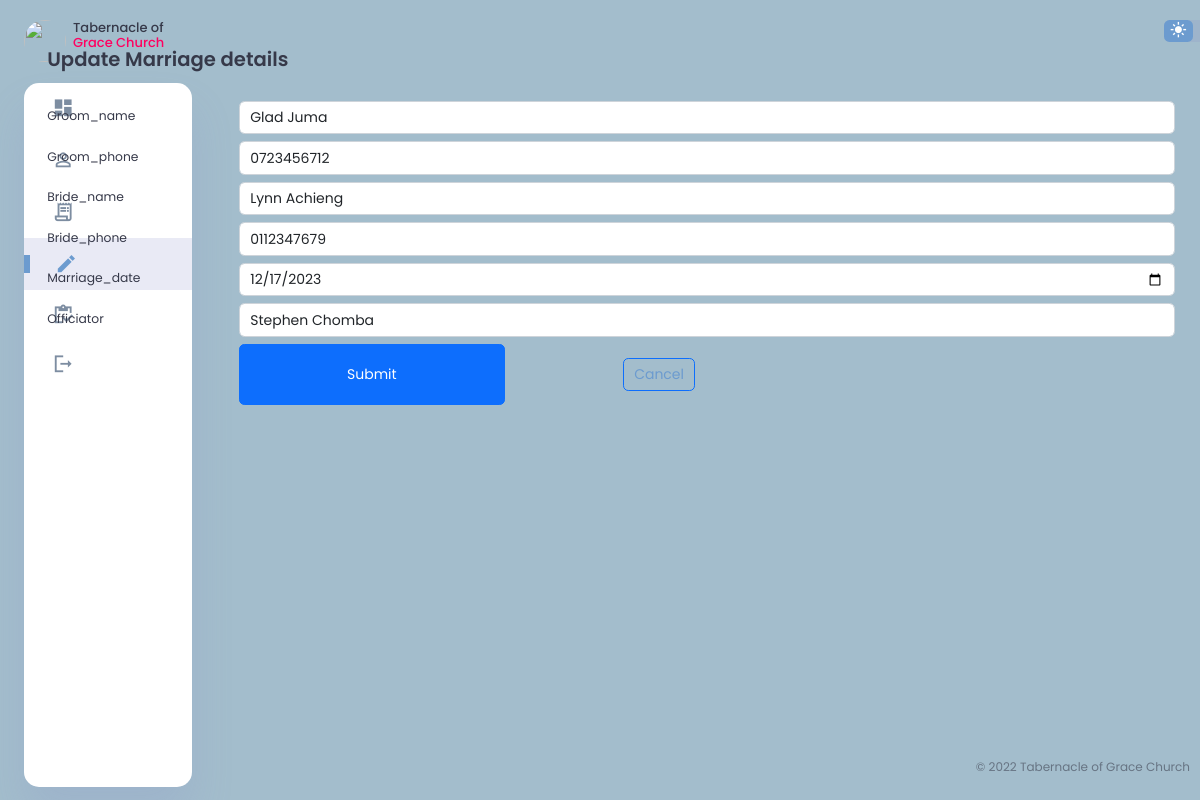
The page /edit_Marriage.php?ID=1 on the database its author committed.
### tables this page shows
CREATE TABLE `marriage` (
  `ID` int(11) NOT NULL,
  `Groom_name` varchar(40) NOT NULL,
  `Groom_phone` varchar(15) NOT NULL,
  `Bride_name` varchar(40) NOT NULL,
  `Bride_phone` varchar(15) NOT NULL,
  `Marriage_date` date NOT NULL,
  `Officiator` varchar(40) NOT NULL
);

### edit_Marriage.php (the view, shortened to what this page needs)
<?php
  @include 'dbconnection.php';
  $Groom_name = "";
  $Groom_phone = "";
  $Bride_name = "";
  $Bride_phone ="";
  $Marriage_date ="";
  $Officiator ="";
  if($_SERVER['REQUEST_METHOD'] == 'GET'){
    $ID = $_GET["ID"];
    $sql ="SELECT * FROM marriage WHERE ID=$ID";
    $result = $conn ->query($sql);
    $row = $result ->fetch_assoc();
    $Groom_name = $row["Groom_name"];
    $Groom_phone = $row["Groom_phone"];
    $Bride_name = $row["Bride_name"];
    $Bride_phone = $row["Bride_phone"];
    $Marriage_date = $row["Marriage_date"];
    $Officiator = $row["Officiator"];
  }
?>
<!DOCTYPE html>
<html lang="en">
<head>
  <link rel="stylesheet" href="	https://cdn.jsdelivr.net/npm/bootstrap@5.2.2/dist/css/bootstrap.min.css">
  <link rel="stylesheet" href="Styles/footer.css">
  <link rel="stylesheet" href="Styles/dashboard.css">
</head>
<body>
  <div class="edit_Marriage">
    <aside>
      <div class="toggle">
        <div class="logo">
          <img src="images/logo.jpg">
          <h4>Tabernacle of <span class="danger">Grace Church</span></h4>
        </div>
      </div>
      <div class="sidebar">
          <a href="dashboard.php">
            <span class="material-icons-sharp">
            </span>
          </a>
          <a href="register.php">
            <span class="material-icons-sharp">
            </span>
          </a>
          <a href="Bank.php">
            <span class="material-icons-sharp">
            </span>
          </a>
          <a href="event.php" class="active">
            <span class="material-icons-sharp">
            </span>
          </a>
          <a href="inventory.php">
              <span class="material-icons-sharp">
              </span>
          </a>
          <a href="index.php">
            <span class="material-icons-sharp">
            </span>
          </a>
      </div>
    </aside>
    <main>
      <div class="recent-orders">
        <div class="containe">
        <h2>Update Marriage details</h2>
        <br>
        <form method="post">
          <div class="row mb-2">
            <label class="col-sm-2 col-form-label">Groom_name</label>
            <div class="col sm 6">
              <input type="text" class="form-control" name="Groom_name" value="<?php echo $Groom_name; ?>">
            </div>
          </div>
          <div class="row mb-2">
            <label class="col-sm-2 col-form-label">Groom_phone</label>
            <div class="col sm 6">
              <input type="text" class="form-control" name="Groom_phone" value="<?php echo $Groom_phone; ?>">
            </div>
          </div>
          <div class="row mb-2">
            <label class="col-sm-2 col-form-label">Bride_name</label>
            <div class="col sm 6">
              <input type="text" class="form-control" name="Bride_name" value="<?php echo $Bride_name; ?>">
            </div>
          </div>
          <div class="row mb-2">
            <label class="col-sm-2 col-form-label">Bride_phone</label>
            <div class="col sm 6">
              <input type="text" class="form-control" name="Bride_phone" value="<?php echo $Bride_phone; ?>">
            </div>
          </div>
          <div class="row mb-2">
            <label class="col-sm-2 col-form-label">Marriage_date</label>
            <div class="col sm 6">
              <input type="date" class="form-control" name="Marriage_date" value="<?php echo $Marriage_date; ?>">
            </div>
          </div>
          <div class="row mb-2">
            <label class="col-sm-2 col-form-label">Officiator</label>
            <div class="col sm 5">
              <select class="form-control" name="Officiator" value="value="<?php echo $Officiator; ?>">
                <option class="dropdown-item" value="Stephen Chomba">Stephen Chomba</option>
              </select>
            </div>
          </div>
          <div class="row mb-2">
            <div class="offset-sm-2 col-sm-3 d-grid">
              <button class="btn btn-primary">Submit</button>
            </div>
            <div class="col-sm-3 d-grid">
              <a href="event.php" class="btn btn-outline-primary" role="button">Cancel</a>
            </div>
          </div>
        </form>
        </div>
      </div>
    </main>
    <div class="right-section">
      <div class="nav">
        <div class="dark-mode">
          <span class="material-icons-sharp active">
          </span>
          <span class="material-icons-sharp">
          </span>
        </div>
      </div>
    </div>
  </div>
  <footer class="foot">
    <p>&copy; 2022 Tabernacle of Grace Church</p>
  </footer>
</body>
</html>

### Styles/footer.css (style rules this page uses)
.foot { position: fixed; bottom: 0; right: 0; font-size: 12px; padding: 10px; font-weight: 400; }

### Styles/dashboard.css (style rules this page uses)
:root { --color-primary: #6C9BCF; --color-danger: #FF0060; --color-success: #1B9C85; --color-warning: #F7D060; --color-white: #fff; --color-info-dark: #7d8da1; --color-dark: #363949; --color-light: rgba(132, 139, 200, 0.18); --color-dark-variant: #677483; --color-background: #a3bdcc; --card-border-radius: 2rem; --border-radius-1: 0.4rem; --border-radius-2: 1.2rem; --card-padding: 1.8rem; --padding-1: 1.2rem; --box-shadow: 0 2rem 3rem var(--color-light); }
* { margin: 0; padding: 0; outline: 0; border: 0; text-decoration: none; box-sizing: border-box; }
html { font-size: 14px; }
body { width: 100vw; height: 100vh; font-family: 'Poppins', sans-serif; font-size: 0.88rem; user-select: none; overflow-x: hidden; color: var(--color-dark); background-color: var(--color-background); }
a { color: var(--color-dark); }
img { display: block; width: 100%; object-fit: cover; border-radius: 50%; }
h2 { font-weight: 600; font-size: 1.4rem; }
p { color: var(--color-dark-variant); }
.danger { color: var(--color-danger); }
aside { height: 100vh; }
aside .toggle { display: flex; align-items: center; justify-content: space-between; margin-top: 1.4rem; }
aside .toggle .logo { display: flex; gap: 0.5rem; }
aside .logo img { width: 3rem; height: 3rem; border-radius: 50px; }
aside .sidebar { display: flex; flex-direction: column; background-color: var(--color-white); box-shadow: var(--box-shadow); border-radius: 15px; height: 88vh; position: relative; top: 1.5rem; transition: all 0.3s ease; }
aside .sidebar a { display: flex; align-items: center; color: var(--color-info-dark); height: 3.7rem; gap: 1rem; position: relative; margin-left: 2rem; transition: all 0.3s ease; }
aside .sidebar a span { font-size: 1.6rem; transition: all 0.3s ease; }
aside .sidebar a:last-child { position: absolute; bottom: 2rem; width: 100%; }
aside .sidebar a.active { width: 100%; color: var(--color-primary); background-color: var(--color-light); margin-left: 0; }
aside .sidebar a.active::before { content: ''; width: 6px; height: 18px; background-color: var(--color-primary); }
aside .sidebar a.active span { color: var(--color-primary); margin-left: calc(1rem - 3px); }
main { margin-top: 1.4rem; }
main .recent-orders { margin-top: 1.3rem; }
main .recent-orders h2 { margin-bottom: 0.8rem; }
main .recent-orders a { text-align: center; display: block; margin: 1rem auto; color: var(--color-primary); }
.right-section { margin-top: 1.4rem; }
.right-section .nav { display: flex; justify-content: center; gap: 2rem; }
.right-section .dark-mode { background-color: var(--color-light); display: flex; justify-content: space-between; align-items: center; height: 1.6rem; width: 4.2rem; cursor: pointer; border-radius: var(--border-radius-1); }
.right-section .dark-mode span { font-size: 1.2rem; width: 50%; height: 100%; display: flex; align-items: center; justify-content: center; }
.right-section .dark-mode span.active { background-color: var(--color-primary); color: white; border-radius: var(--border-radius-1); }
@media screen and (max-width: 1200px) { aside .sidebar a { width: 5.6rem; } }
@media screen and (max-width: 1200px) { aside .sidebar a:last-child { position: relative; margin-top: 1.8rem; } }
@media screen and (max-width: 1200px) { main .recent-orders { width: 94%; position: absolute; left: 50%; transform: translateX(-50%); margin: 2rem 0 0 0.8rem; } }

### edit_Marriage.php (style rules this page uses)
.edit_Marriage { display: grid; width: 96%; margin: 0 auto; gap: 1.8rem; grid-template-columns: 12rem 80% 5%; }
a { text-decoration: none; }
h4 { font-size: small; }

### rows shown on the page
marriage: Groom_name "Glad Juma", Groom_phone "0723456712", Bride_name "Lynn Achieng", Bride_phone "0112347679", Marriage_date "12/17/2023", Officiator "Stephen Chomba"
